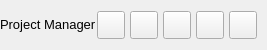
           <widget class="QFrame" name="contentTopBg">
            <property name="minimumSize">
             <size>
              <width>0</width>
              <height>50</height>
             </size>
            </property>
            <property name="maximumSize">
             <size>
              <width>16777215</width>
              <height>50</height>
             </size>
            </property>
            <property name="frameShape">
             <enum>QFrame::NoFrame</enum>
            </property>
            <property name="frameShadow">
             <enum>QFrame::Raised</enum>
            </property>
            <layout class="QHBoxLayout" name="horizontalLayout">
             <property name="spacing">
              <number>0</number>
             </property>
             <property name="leftMargin">
              <number>0</number>
             </property>
             <property name="topMargin">
              <number>0</number>
             </property>
             <property name="rightMargin">
              <number>10</number>
             </property>
             <property name="bottomMargin">
              <number>0</number>
             </property>
             <item>
              <widget class="QFrame" name="leftBox">
               <property name="sizePolicy">
                <sizepolicy hsizetype="Expanding" vsizetype="Preferred">
                 <horstretch>0</horstretch>
                 <verstretch>0</verstretch>
                </sizepolicy>
               </property>
               <property name="frameShape">
                <enum>QFrame::NoFrame</enum>
               </property>
               <property name="frameShadow">
                <enum>QFrame::Raised</enum>
               </property>
               <layout class="QHBoxLayout" name="horizontalLayout_3">
                <property name="spacing">
                 <number>0</number>
                </property>
                <property name="leftMargin">
                 <number>0</number>
                </property>
                <property name="topMargin">
                 <number>0</number>
                </property>
                <property name="rightMargin">
                 <number>0</number>
                </property>
                <property name="bottomMargin">
                 <number>0</number>
                </property>
                <item>
                 <widget class="QLabel" name="titleRightInfo">
                  <property name="sizePolicy">
                   <sizepolicy hsizetype="Preferred" vsizetype="Expanding">
                    <horstretch>0</horstretch>
                    <verstretch>0</verstretch>
                   </sizepolicy>
                  </property>
                  <property name="maximumSize">
                   <size>
                    <width>16777215</width>
                    <height>45</height>
                   </size>
                  </property>
                  <property name="font">
                   <font>
                    <family>Segoe UI</family>
                    <pointsize>10</pointsize>
                    <italic>false</italic>
                    <bold>false</bold>
                   </font>
                  </property>
                  <property name="text">
                   <string>Project Manager</string>
                  </property>
                  <property name="alignment">
                   <set>Qt::AlignLeading|Qt::AlignLeft|Qt::AlignVCenter</set>
                  </property>
                 </widget>
                </item>
               </layout>
              </widget>
             </item>
             <item alignment="Qt::AlignRight">
              <widget class="QFrame" name="rightButtons">
               <property name="minimumSize">
                <size>
                 <width>0</width>
                 <height>28</height>
                </size>
               </property>
               <property name="frameShape">
                <enum>QFrame::NoFrame</enum>
               </property>
               <property name="frameShadow">
                <enum>QFrame::Raised</enum>
               </property>
               <layout class="QHBoxLayout" name="horizontalLayout_2">
                <property name="spacing">
                 <number>5</number>
                </property>
                <property name="leftMargin">
                 <number>0</number>
                </property>
                <property name="topMargin">
                 <number>0</number>
                </property>
                <property name="rightMargin">
                 <number>0</number>
                </property>
                <property name="bottomMargin">
                 <number>0</number>
                </property>
                <item>
                 <widget class="QPushButton" name="themeBtn">
                  <property name="minimumSize">
                   <size>
                    <width>28</width>
                    <height>28</height>
                   </size>
                  </property>
                  <property name="maximumSize">
                   <size>
                    <width>28</width>
                    <height>28</height>
                   </size>
                  </property>
                  <property name="cursor">
                   <cursorShape>PointingHandCursor</cursorShape>
                  </property>
                  <property name="toolTip">
                   <string>Toggle theme</string>
                  </property>
                  <property name="text">
                   <string/>
                  </property>
                  <property name="icon">
                   <iconset resource="resources.qrc">
                    <normaloff>:/icons/images/icons/cil-lightbulb.png</normaloff>:/icons/images/icons/cil-lightbulb.png</iconset>
                  </property>
                  <property name="iconSize">
                   <size>
                    <width>20</width>
                    <height>20</height>
                   </size>
                  </property>
                 </widget>
                </item>
                <item>
                 <widget class="QPushButton" name="settingsTopBtn">
                  <property name="minimumSize">
                   <size>
                    <width>28</width>
                    <height>28</height>
                   </size>
                  </property>
                  <property name="maximumSize">
                   <size>
                    <width>28</width>
                    <height>28</height>
                   </size>
                  </property>
                  <property name="cursor">
                   <cursorShape>PointingHandCursor</cursorShape>
                  </property>
                  <property name="toolTip">
                   <string>Settings</string>
                  </property>
                  <property name="text">
                   <string/>
                  </property>
                  <property name="icon">
                   <iconset resource="resources.qrc">
                    <normaloff>:/icons/images/icons/icon_settings.png</normaloff>:/icons/images/icons/icon_settings.png</iconset>
                  </property>
                  <property name="iconSize">
                   <size>
                    <width>20</width>
                    <height>20</height>
                   </size>
                  </property>
                 </widget>
                </item>
                <item>
                 <widget class="QPushButton" name="minimizeAppBtn">
                  <property name="minimumSize">
                   <size>
                    <width>28</width>
                    <height>28</height>
                   </size>
                  </property>
                  <property name="maximumSize">
                   <size>
                    <width>28</width>
                    <height>28</height>
                   </size>
                  </property>
                  <property name="cursor">
                   <cursorShape>PointingHandCursor</cursorShape>
                  </property>
                  <property name="toolTip">
                   <string>Minimize</string>
                  </property>
                  <property name="text">
                   <string/>
                  </property>
                  <property name="icon">
                   <iconset resource="resources.qrc">
                    <normaloff>:/icons/images/icons/icon_minimize.png</normaloff>:/icons/images/icons/icon_minimize.png</iconset>
                  </property>
                  <property name="iconSize">
                   <size>
                    <width>20</width>
                    <height>20</height>
                   </size>
                  </property>
                 </widget>
                </item>
                <item>
                 <widget class="QPushButton" name="maximizeRestoreAppBtn">
                  <property name="minimumSize">
                   <size>
                    <width>28</width>
                    <height>28</height>
                   </size>
                  </property>
                  <property name="maximumSize">
                   <size>
                    <width>28</width>
                    <height>28</height>
                   </size>
                  </property>
                  <property name="font">
                   <font>
                    <family>Segoe UI</family>
                    <pointsize>10</pointsize>
                    <italic>false</italic>
                    <bold>false</bold>
                    <stylestrategy>PreferDefault</stylestrategy>
                   </font>
                  </property>
                  <property name="cursor">
                   <cursorShape>PointingHandCursor</cursorShape>
                  </property>
                  <property name="toolTip">
                   <string>Maximize</string>
                  </property>
                  <property name="text">
                   <string/>
                  </property>
                  <property name="icon">
                   <iconset resource="resources.qrc">
                    <normaloff>:/icons/images/icons/icon_maximize.png</normaloff>:/icons/images/icons/icon_maximize.png</iconset>
                  </property>
                  <property name="iconSize">
                   <size>
                    <width>20</width>
                    <height>20</height>
                   </size>
                  </property>
                 </widget>
                </item>
                <item>
                 <widget class="QPushButton" name="closeAppBtn">
                  <property name="minimumSize">
                   <size>
                    <width>28</width>
                    <height>28</height>
                   </size>
                  </property>
                  <property name="maximumSize">
                   <size>
                    <width>28</width>
                    <height>28</height>
                   </size>
                  </property>
                  <property name="cursor">
                   <cursorShape>PointingHandCursor</cursorShape>
                  </property>
                  <property name="toolTip">
                   <string>Close</string>
                  </property>
                  <property name="text">
                   <string/>
                  </property>
                  <property name="icon">
                   <iconset resource="resources.qrc">
                    <normaloff>:/icons/images/icons/icon_close.png</normaloff>:/icons/images/icons/icon_close.png</iconset>
                  </property>
                  <property name="iconSize">
                   <size>
                    <width>20</width>
                    <height>20</height>
                   </size>
                  </property>
                 </widget>
                </item>
               </layout>
              </widget>
             </item>
            </layout>
           </widget>
